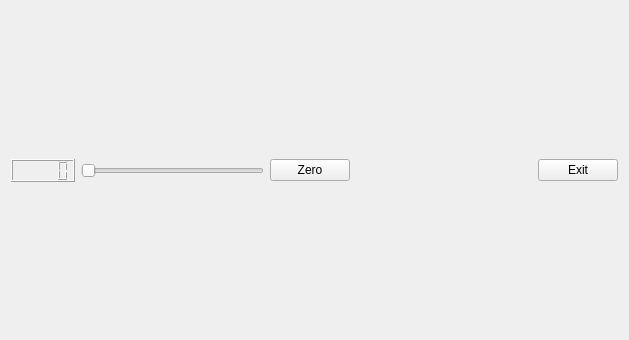
<?xml version="1.0" encoding="UTF-8"?>
<ui version="4.0">
 <class>form</class>
 <widget class="QWidget" name="form">
  <property name="geometry">
   <rect>
    <x>0</x>
    <y>0</y>
    <width>629</width>
    <height>340</height>
   </rect>
  </property>
  <property name="windowTitle">
   <string>Form</string>
  </property>
  <layout class="QVBoxLayout" name="verticalLayout">
   <item>
    <spacer name="verticalSpacer">
     <property name="orientation">
      <enum>Qt::Vertical</enum>
     </property>
     <property name="sizeHint" stdset="0">
      <size>
       <width>20</width>
       <height>136</height>
      </size>
     </property>
    </spacer>
   </item>
   <item>
    <layout class="QHBoxLayout" name="horizontalLayout">
     <item>
      <widget class="MyLCDNumber" name="lcdNumber"/>
     </item>
     <item>
      <widget class="QSlider" name="horizontalSlider">
       <property name="orientation">
        <enum>Qt::Horizontal</enum>
       </property>
      </widget>
     </item>
     <item>
      <widget class="QPushButton" name="pushButton">
       <property name="text">
        <string>Zero</string>
       </property>
      </widget>
     </item>
     <item>
      <spacer name="horizontalSpacer">
       <property name="orientation">
        <enum>Qt::Horizontal</enum>
       </property>
       <property name="sizeHint" stdset="0">
        <size>
         <width>40</width>
         <height>20</height>
        </size>
       </property>
      </spacer>
     </item>
     <item>
      <widget class="QPushButton" name="pushButton_2">
       <property name="text">
        <string>Exit</string>
       </property>
      </widget>
     </item>
    </layout>
   </item>
   <item>
    <spacer name="verticalSpacer_2">
     <property name="orientation">
      <enum>Qt::Vertical</enum>
     </property>
     <property name="sizeHint" stdset="0">
      <size>
       <width>20</width>
       <height>136</height>
      </size>
     </property>
    </spacer>
   </item>
  </layout>
 </widget>
 <customwidgets>
  <customwidget>
   <class>MyLCDNumber</class>
   <extends>QLCDNumber</extends>
   <header>MyLCDNumber.h</header>
   <slots>
    <slot>set_value_colored(int)</slot>
    <slot>clear_LCD()</slot>
   </slots>
  </customwidget>
 </customwidgets>
 <resources/>
 <connections>
  <connection>
   <sender>pushButton_2</sender>
   <signal>released()</signal>
   <receiver>form</receiver>
   <slot>close()</slot>
   <hints>
    <hint type="sourcelabel">
     <x>566</x>
     <y>174</y>
    </hint>
    <hint type="destinationlabel">
     <x>552</x>
     <y>239</y>
    </hint>
   </hints>
  </connection>
  <connection>
   <sender>horizontalSlider</sender>
   <signal>valueChanged(int)</signal>
   <receiver>lcdNumber</receiver>
   <slot>set_value_colored(int)</slot>
   <hints>
    <hint type="sourcelabel">
     <x>160</x>
     <y>171</y>
    </hint>
    <hint type="destinationlabel">
     <x>42</x>
     <y>173</y>
    </hint>
   </hints>
  </connection>
  <connection>
   <sender>pushButton</sender>
   <signal>released()</signal>
   <receiver>lcdNumber</receiver>
   <slot>clear_LCD()</slot>
   <hints>
    <hint type="sourcelabel">
     <x>321</x>
     <y>174</y>
    </hint>
    <hint type="destinationlabel">
     <x>47</x>
     <y>177</y>
    </hint>
   </hints>
  </connection>
 </connections>
</ui>
